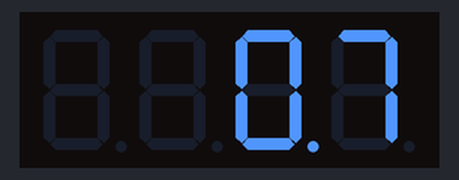
The sketch below on a simulated Arduino Uno, built with avr-gcc and run on an emulated ATmega328P. Shown: 4-digit seven-segment display. Random numbers use the default seed unless the sketch sets one.

Above: at 0.15 s.
At 0.75 s:
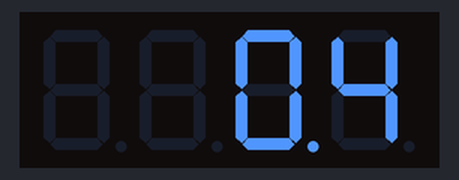
At 1.3 s:
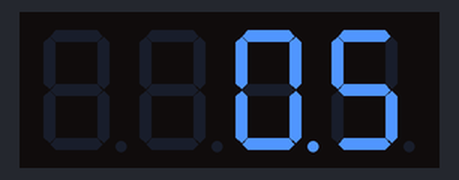

The sketch:

4x7seg-bil-01-2.ino
```cpp
#include <SevSeg.h>


SevSeg sevseg;

void setup() {
  byte numDigits = 4;
  byte digitPins[] = {2, 3, 4, 5};
  byte segmentPins[] = {6, 7, 8, 9, 10, 11, 12, 13};
  bool resistorsOnSegments = true; // 'false' means resistors are on digit pins
  byte hardwareConfig = COMMON_ANODE; // See README.md for options
  bool updateWithDelays = false; // Default 'false' is Recommended
  bool leadingZeros = false; // Use 'true' if you'd like to keep the leading zeros
  bool disableDecPoint = false; // Use 'true' if your decimal point doesn't exist or isn't connected

  sevseg.begin(
    hardwareConfig,
    numDigits,
    digitPins,
    segmentPins,
    resistorsOnSegments,
    updateWithDelays,
    leadingZeros,
    disableDecPoint
  );

  sevseg.setBrightness(90);
}

void loop() {
  static unsigned long timer = millis();
  static int deciSeconds = 0;
  static int secreto = 5;
  static bool stopped = false;

  if (millis() - timer >= 100 && stopped == false ) {
    timer += 100;
    deciSeconds = random (20);

    if (deciSeconds == secreto) {
      sevseg.setNumber(secreto, 1);
      stopped = true;
    }else{
    sevseg.setNumber(deciSeconds, 1);
  }
  }
  sevseg.refreshDisplay();
  }
```
